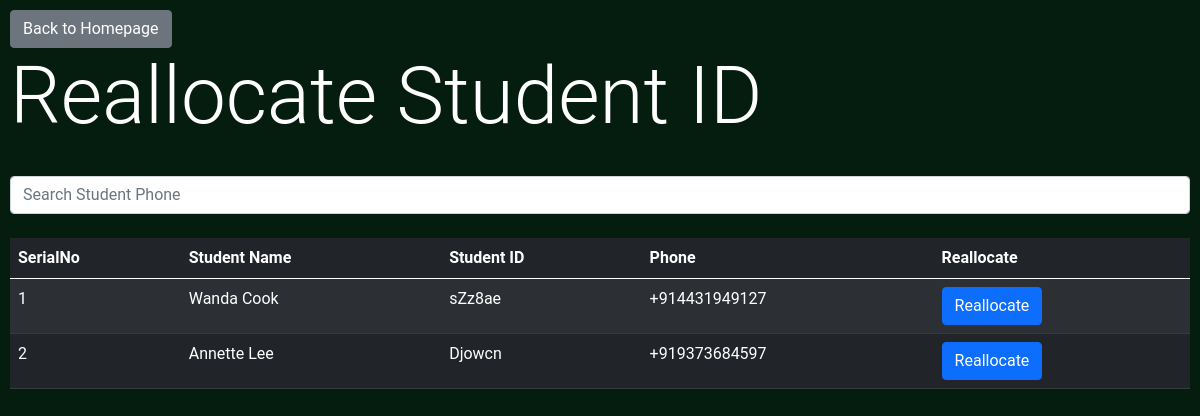
Page /admin/reallocateid (signed in) on the earlier database version.
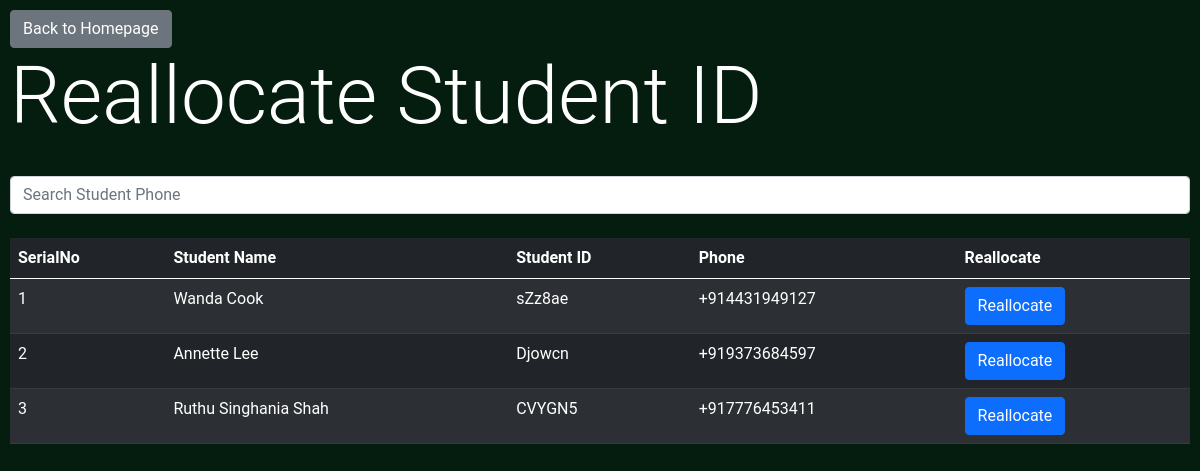
Same page on the later database version.
### BusManager/models.py (models this page shows, shortened)
class StudentModel(db.Model):
	id = db.Column(db.Integer, primary_key=True)
	name = db.Column(db.String)
	phone = db.Column(db.String)
	student_id = db.Column(db.String)
	home_address = db.Column(db.String)
	university = db.relationship('UniversityModel', secondary=university_association, backref=db.backref('students', lazy='dynamic'))
	is_paid = db.Column(db.Boolean)
	utc_last_paid = db.Column(db.DateTime) #UTCTime of Payment.
	location = db.relationship('LocationModel', secondary=student_location_association, backref=db.backref('students', lazy='dynamic'))
	journeys = db.relationship('JourneyModel', backref='student')
	created_on = db.Column(db.DateTime, default=datetime.utcnow)
	phone_verified = db.Column(db.Boolean)

### BusManager/admin/routes.py (the view, shortened to what this page needs)
@admin.route('/reallocateid', methods=['GET', 'POST'])
@login_required
def reallocate_student_id():
	lapsed_students = [l.get_student for l in LapsedStudents.query.all()]
	return render_template('reallocate.html', title='Reallocate Student ID', lapsed_students=lapsed_students)

### BusManager/models.py (called while the page is built)
@login_manager.user_loader
def load_user(user_id):
    return AdminUser.query.get(int(user_id))

	@property
	def get_student(self):
		student = StudentModel.query.filter_by(id=self.sid).first()
		return student

### BusManager/templates/reallocate.html (shortened to what this page needs)
{% extends 'bs_layout.html' %}
{% block content %}
<a class="btn btn-secondary" href="{{url_for('admin.admin_home')}}">Back to Homepage</a>
<h1 class='display-1'>Reallocate Student ID</h1>
<br>
<input type="text" id="searchbar" class="form-control" placeholder="Search Student Phone" onkeyup="tableFilterer(3)"><br>
<table class="table table-striped table-dark" id="tbl">
  <thead>
    <tr>
    <th scope="col">SerialNo</th>
      <th scope="col">Student Name</th>
	  <th scope="col">Student ID</th>
      <th scope="col">Phone</th>
	  <th scope="col">Reallocate</th>
    </tr>
  </thead>
  <tbody id='tbdy'>
    {% for e in lapsed_students %}
       <tr data-id="{{e['driver'.id]}}">
       <td>{{loop.index}}</td>
        <td>{{e.name}}</td>
        <td>{{e.student_id}}</td>
        <td class='phn'>{{e.phone}}</td>
        <td><button class="btn btn-primary" onclick=Reallocate({{e.id}})>Reallocate</button></td>
      </tr>
    {% endfor %}
  </tbody>
</table>
{% endblock content %}

Differences in the rows shown:
now on this page (row edited): StudentModel: name "Ruthu Singhania Shah", student_id "CVYGN5", phone "+917776453411"
